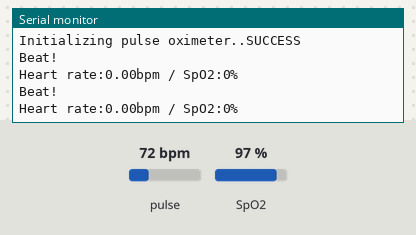
Bench run of a sketch on a simulated Arduino Uno, built with avr-gcc and run on an emulated ATmega328P. On the bench: the last lines printed to the serial monitor. The test bench sets the inputs (shaded band); at power-on: pulse 72 bpm, SpO2 97 %.

Above: at 2.2 s.
2.3 s: pulse set to 42 bpm
At 3.7 s:
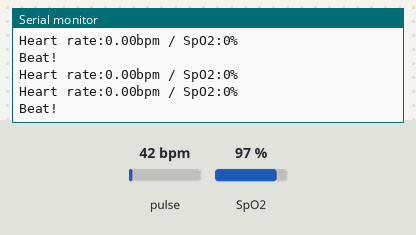
3.8 s: SpO2 set to 80 %
At 4.6 s:
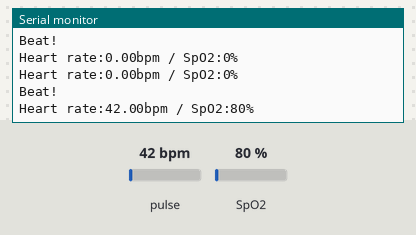
5.3 s: pulse set to 70 bpm
At 8.8 s:
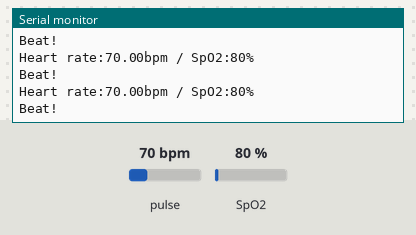
Timing chart, 0 to 10.3 s (numbered marks = the images above; inputs shaded):
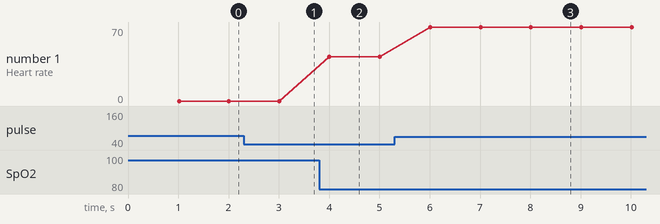

The sketch:

23.1_MAX30102_pluse_oximeter.ino
```cpp
#include <Wire.h>
#include "MAX30100_PulseOximeter.h"

#define REPORTING_PERIOD_MS     1000

// Create a PulseOximeter object
PulseOximeter pox;

// Time at which the last beat occurred
uint32_t tsLastReport = 0;

// Callback routine is executed when a pulse is detected
void onBeatDetected() {
    Serial.println("Beat!");
}

void setup() {
    Serial.begin(9600);

    Serial.print("Initializing pulse oximeter..");
    delay(1000);
    // Initialize sensor
    if (!pox.begin()) {
        Serial.println("FAILED");
        for(;;);
    } else {
        Serial.println("SUCCESS");
    }

	// Configure sensor to use 7.6mA for LED drive
	pox.setIRLedCurrent(MAX30100_LED_CURR_7_6MA);

    // Register a callback routine
    pox.setOnBeatDetectedCallback(onBeatDetected);
}

void loop() {
    // Read from the sensor
    pox.update();

    // Grab the updated heart rate and SpO2 levels
    if (millis() - tsLastReport > REPORTING_PERIOD_MS) {
        Serial.print("Heart rate:");
        Serial.print(pox.getHeartRate());
        Serial.print("bpm / SpO2:");
        Serial.print(pox.getSpO2());
        Serial.println("%");

        tsLastReport = millis();
    }
}
```

Measured:
- after the input at 3.8 s, the serial monitor: prints a new line after 0.21 s (image 2)
- after the input at 5.3 s, the serial monitor: prints a new line after 0.71 s (image 3)
- plotted number 1: 42 → 70 after the input at 5.3 s
